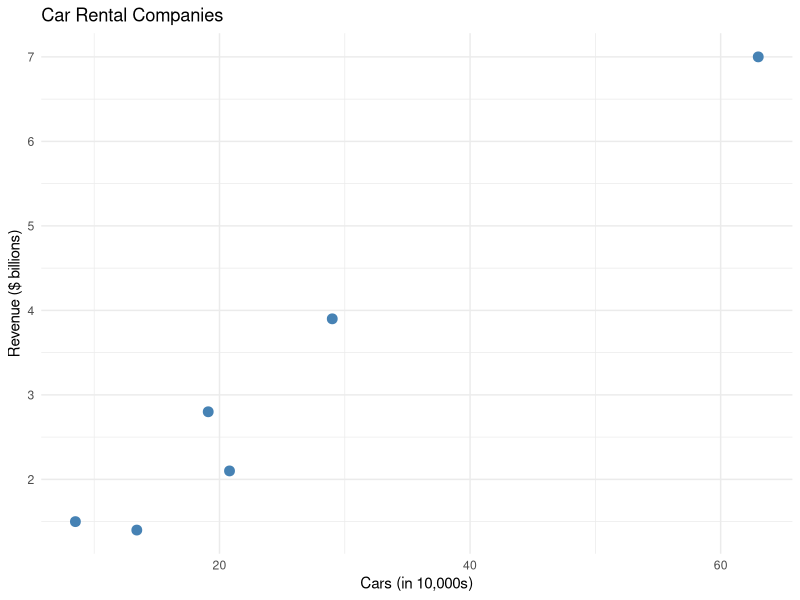
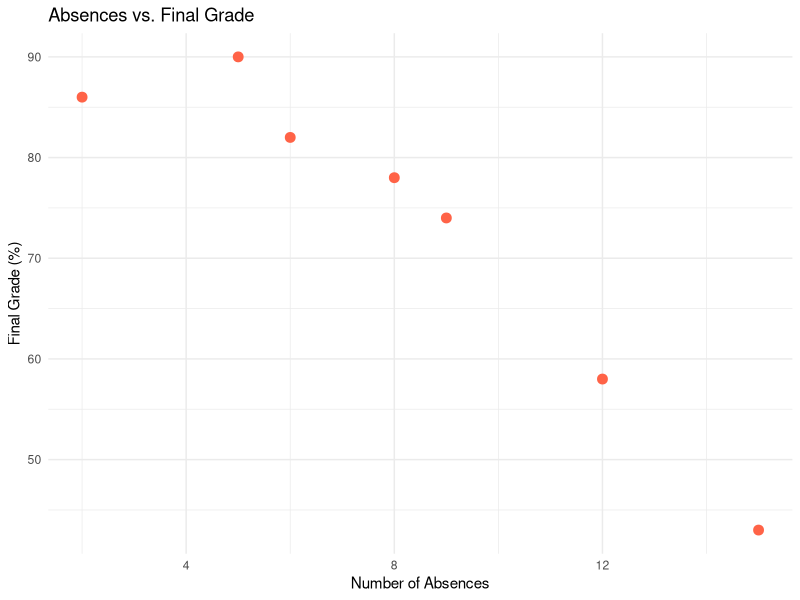
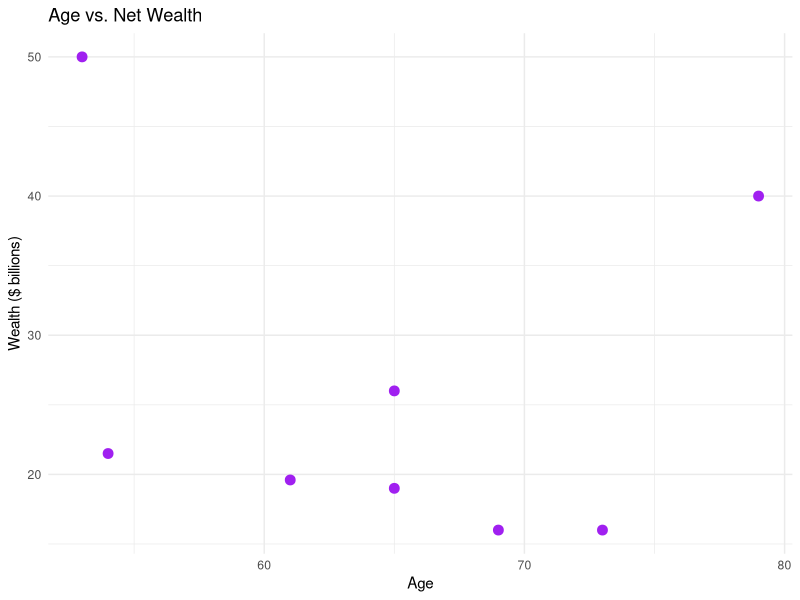
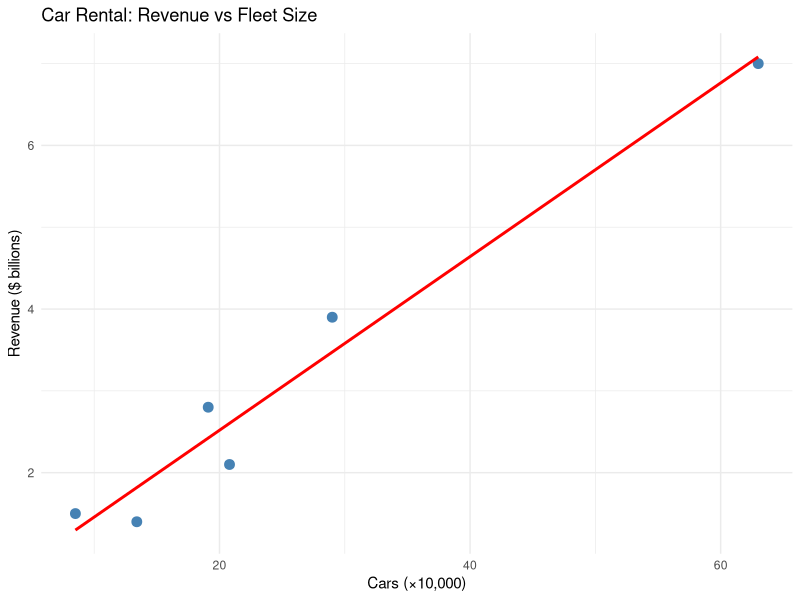
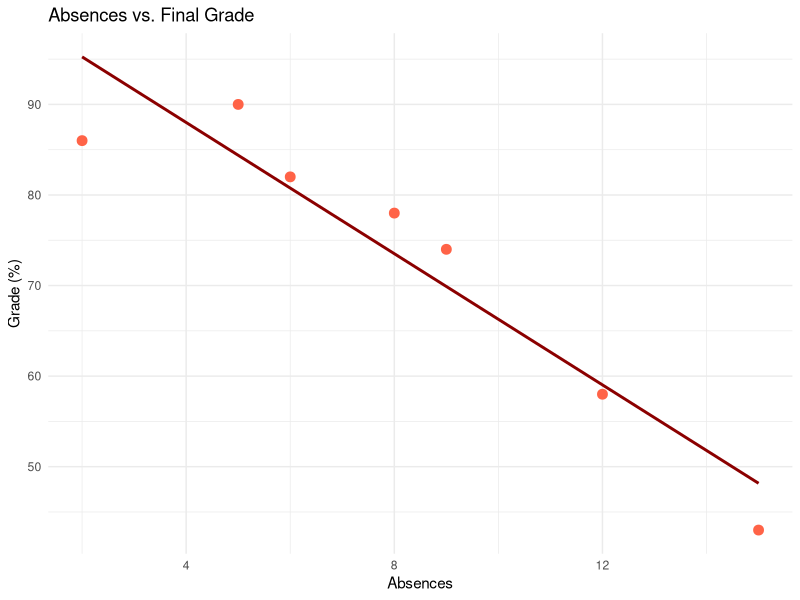
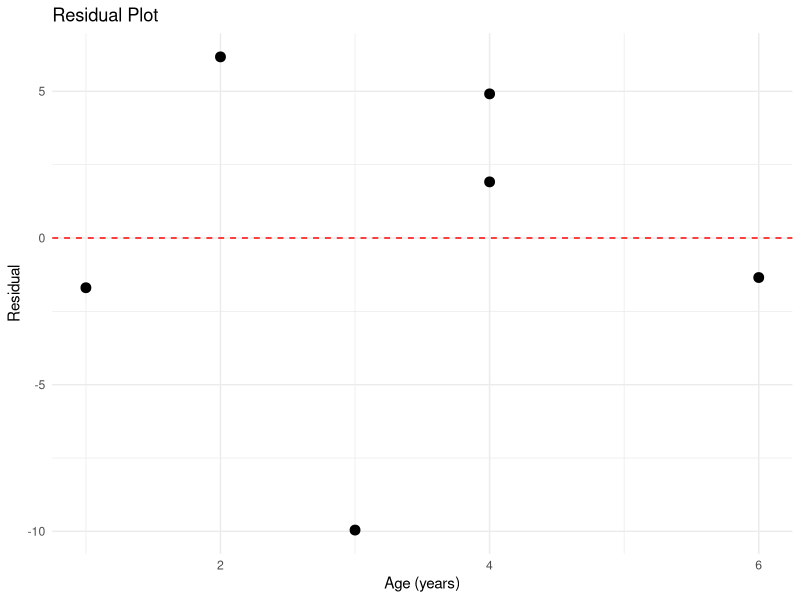

Write the R code that produced these figures, in order.
## ---- chunk 1
library(tidyverse)
library(ggplot2)
## ---- chunk 2
cars    <- c(63.0, 29.0, 20.8, 19.1, 13.4, 8.5)
revenue <- c(7.0, 3.9, 2.1, 2.8, 1.4, 1.5)
df <- data.frame(cars, revenue)

ggplot(df, aes(x = cars, y = revenue)) +
  geom_point(size = 3, color = "steelblue") +
  labs(x = "Cars (in 10,000s)", y = "Revenue ($ billions)",
       title = "Car Rental Companies") +
  theme_minimal()
## ---- chunk 3
absences <- c(6, 2, 15, 9, 12, 5, 8)
grade    <- c(82, 86, 43, 74, 58, 90, 78)
df2 <- data.frame(absences, grade)

ggplot(df2, aes(x = absences, y = grade)) +
  geom_point(size = 3, color = "tomato") +
  labs(x = "Number of Absences", y = "Final Grade (%)",
       title = "Absences vs. Final Grade") +
  theme_minimal()
## ---- chunk 4
age   <- c(73, 65, 53, 54, 79, 69, 61, 65)
wealth <- c(16, 26, 50, 21.5, 40, 16, 19.6, 19)
df3 <- data.frame(age, wealth)

ggplot(df3, aes(x = age, y = wealth)) +
  geom_point(size = 3, color = "purple") +
  labs(x = "Age", y = "Wealth ($ billions)",
       title = "Age vs. Net Wealth") +
  theme_minimal()
## ---- chunk 5
x <- c(63.0, 29.0, 20.8, 19.1, 13.4, 8.5)
y <- c(7.0, 3.9, 2.1, 2.8, 1.4, 1.5)

r <- cor(x, y)
cat("Correlation coefficient r =", round(r, 4), "\n")
cat("Strong positive relationship — r is close to 1.\n")
## ---- chunk 6
x <- c(6, 2, 15, 9, 12, 5, 8)
y <- c(82, 86, 43, 74, 58, 90, 78)

r <- cor(x, y)
cat("r =", round(r, 4), "\n")
cat("Strong negative relationship — more absences, lower grade.\n")
## ---- chunk 7
x <- c(73, 65, 53, 54, 79, 69, 61, 65)
y <- c(16, 26, 50, 21.5, 40, 16, 19.6, 19)

r <- cor(x, y)
cat("r =", round(r, 4), "\n")
cat("Very weak negative relationship — r is close to 0.\n")
## ---- chunk 8
x <- c(63.0, 29.0, 20.8, 19.1, 13.4, 8.5)
y <- c(7.0, 3.9, 2.1, 2.8, 1.4, 1.5)

test <- cor.test(x, y, alternative = "two.sided")
cat("r =", round(test$estimate, 4), "\n")
cat("t =", round(test$statistic, 4), "\n")
cat("P-value =", round(test$p.value, 6), "\n")
cat("Decision:", ifelse(test$p.value < 0.05, "Reject H0", "Do not reject H0"), "\n")
## ---- chunk 9
x <- c(73, 65, 53, 54, 79, 69, 61, 65)
y <- c(16, 26, 50, 21.5, 40, 16, 19.6, 19)
test <- cor.test(x, y)
cat("r =", round(test$estimate, 4), "  P-value =", round(test$p.value, 4), "\n")
cat("Decision:", ifelse(test$p.value < 0.01, "Reject H0", "Do not reject H0"), "\n")
## ---- chunk 10
x <- c(63.0, 29.0, 20.8, 19.1, 13.4, 8.5)
y <- c(7.0, 3.9, 2.1, 2.8, 1.4, 1.5)

model <- lm(y ~ x)
cat("Intercept a =", round(coef(model)[1], 3), "\n")
cat("Slope b =",     round(coef(model)[2], 3), "\n")

ggplot(data.frame(x, y), aes(x, y)) +
  geom_point(size = 3, color = "steelblue") +
  geom_smooth(method = "lm", se = FALSE, color = "red") +
  labs(title = "Car Rental: Revenue vs Fleet Size",
       x = "Cars (×10,000)", y = "Revenue ($ billions)") +
  theme_minimal()
## ---- chunk 11
x <- c(6, 2, 15, 9, 12, 5, 8)
y <- c(82, 86, 43, 74, 58, 90, 78)

model2 <- lm(y ~ x)
cat("Intercept a =", round(coef(model2)[1], 3), "\n")
cat("Slope b =",     round(coef(model2)[2], 3), "\n")

ggplot(data.frame(x, y), aes(x, y)) +
  geom_point(size = 3, color = "tomato") +
  geom_smooth(method = "lm", se = FALSE, color = "darkred") +
  labs(title = "Absences vs. Final Grade",
       x = "Absences", y = "Grade (%)") +
  theme_minimal()
## ---- chunk 12
x <- c(63.0, 29.0, 20.8, 19.1, 13.4, 8.5)
y <- c(7.0, 3.9, 2.1, 2.8, 1.4, 1.5)
model <- lm(y ~ x)

pred <- predict(model, newdata = data.frame(x = 20))
cat("Predicted revenue for 200,000 cars: $", round(pred, 3), "billion\n")
## ---- chunk 13
r_vals <- c(0.982, -0.944, -0.176, 0.90, 0.60)
for (r in r_vals) {
  cat(sprintf("r = %6.3f  →  r² = %.4f  (%.1f%% explained)\n",
              r, r^2, r^2 * 100))
}
## ---- chunk 14
x <- c(1, 2, 3, 4, 4, 6)
y <- c(62, 78, 70, 90, 93, 103)

model3 <- lm(y ~ x)
cat("Intercept a =", round(coef(model3)[1], 3), "\n")
cat("Slope b =",     round(coef(model3)[2], 3), "\n")

sest <- summary(model3)$sigma
cat("Standard error of estimate s_est =", round(sest, 4), "\n")
cat("r² =", round(summary(model3)$r.squared, 4), "\n")
## ---- chunk 15
x <- c(1, 2, 3, 4, 4, 6)
y <- c(62, 78, 70, 90, 93, 103)
model3 <- lm(y ~ x)
a <- coef(model3)[1]; b <- coef(model3)[2]
sest_shortcut <- sqrt((sum(y^2) - a*sum(y) - b*sum(x*y)) / (length(y) - 2))
cat("s_est (shortcut formula) =", round(sest_shortcut, 4), "\n")
## ---- chunk 16
x <- c(1, 2, 3, 4, 4, 6)
y <- c(62, 78, 70, 90, 93, 103)
model3 <- lm(y ~ x)

pred_int <- predict(model3, newdata = data.frame(x = 3),
                    interval = "prediction", level = 0.95)
cat("Predicted y at x=3:", round(pred_int[1], 2), "\n")
cat("95% Prediction Interval: (",
    round(pred_int[2], 2), ",", round(pred_int[3], 2), ")\n")
## ---- chunk 17
x <- c(1, 2, 3, 4, 4, 6)
y <- c(62, 78, 70, 90, 93, 103)
model3 <- lm(y ~ x)

df_resid <- data.frame(x, residuals = resid(model3))
ggplot(df_resid, aes(x = x, y = residuals)) +
  geom_point(size = 3) +
  geom_hline(yintercept = 0, linetype = "dashed", color = "red") +
  labs(title = "Residual Plot", x = "Age (years)", y = "Residual") +
  theme_minimal()
## ---- chunk 18
gpa   <- c(3.2, 2.7, 2.5, 3.4, 2.2)
age   <- c(22, 27, 24, 28, 23)
score <- c(550, 570, 525, 670, 490)

model_mr <- lm(score ~ gpa + age)
summary(model_mr)
## ---- chunk 19
new_student <- data.frame(gpa = 3.0, age = 25)
pred_score  <- predict(model_mr, newdata = new_student)
cat("Predicted state board score:", round(pred_score, 1), "\n")
## ---- chunk 20
ryx1 <- 0.845; ryx2 <- 0.791; rx1x2 <- 0.371
R <- sqrt((ryx1^2 + ryx2^2 - 2*ryx1*ryx2*rx1x2) / (1 - rx1x2^2))
cat("Multiple correlation coefficient R =", round(R, 4), "\n")
cat("Coefficient of multiple determination R² =", round(R^2, 4), "\n")
## ---- chunk 21
R2 <- 0.989^2; n <- 5; k <- 2
F_stat <- (R2/k) / ((1-R2)/(n-k-1))
cv <- qf(0.95, df1 = k, df2 = n-k-1)
cat("F =", round(F_stat, 2), "  Critical value =", round(cv, 2), "\n")
cat("Decision:", ifelse(F_stat > cv, "Reject H0", "Do not reject H0"), "\n")
## ---- chunk 22
R2 <- 0.989^2; n <- 5; k <- 2
R2_adj <- 1 - (1-R2)*(n-1)/(n-k-1)
cat("R² =", round(R2, 4), "\n")
cat("Adjusted R² =", round(R2_adj, 4), "\n")
